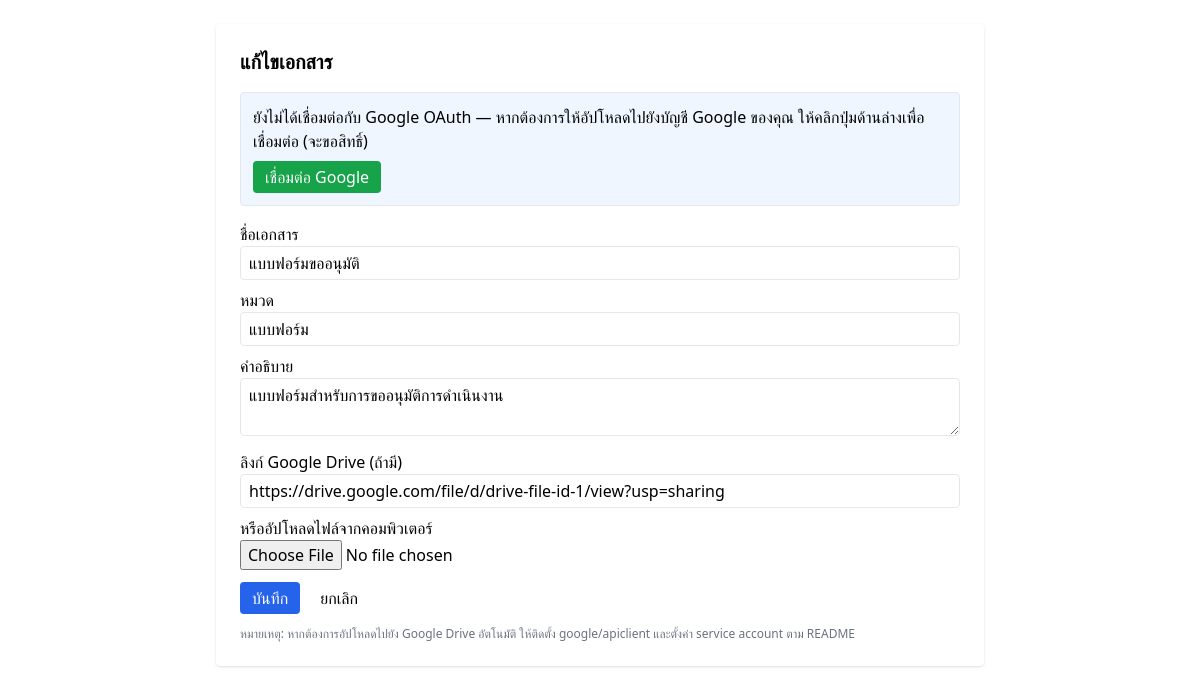
Page /admin/docs_form.php?id=1 (signed in) on the committed database.
### tables this page shows
CREATE TABLE `documents` (
  `id` int(11) NOT NULL AUTO_INCREMENT,
  `title` varchar(255) NOT NULL,
  `description` text,
  `category` varchar(100) DEFAULT NULL,
  `drive_id` varchar(255) DEFAULT NULL,
  `drive_url` text,
  `uploaded_at` datetime DEFAULT NULL,
  `tags` varchar(255) DEFAULT NULL,
  `views` int(11) DEFAULT 0,
  PRIMARY KEY (`id`)
);

### includes/config.php (called while the page is built, shortened)
<?php
function e($str)
{
    return htmlspecialchars($str, ENT_QUOTES, 'UTF-8');
}
?>

### admin/docs_form.php (the view, shortened to what this page needs)
<?php
require __DIR__ . '/../includes/config.php';
$pdo = get_db();
$id = isset($_GET['id']) ? (int)$_GET['id'] : 0;
$doc = ['title'=>'','description'=>'','category'=>'','drive_id'=>'','drive_url'=>''];
if ($id) { $stmt=$pdo->prepare('SELECT * FROM documents WHERE id=?'); $stmt->execute([$id]); $doc = $stmt->fetch() ?: $doc; }
?>
<!doctype html><html lang="th"><head><meta charset="utf-8"><meta name="viewport" content="width=device-width,initial-scale=1"><title>Documents Form</title><script src="https://cdn.tailwindcss.com"></script></head>
<body class="p-6">
  <div class="max-w-3xl mx-auto bg-white p-6 rounded shadow">
    <h1 class="text-xl font-bold mb-4"><?php echo $id ? 'แก้ไขเอกสาร' : 'เพิ่มเอกสาร'; ?></h1>
    <?php
    $oauthTokenPath = __DIR__ . '/../credentials/oauth_token.json';
    $showConnect = !file_exists($oauthTokenPath);
    if ($showConnect): ?>
      <div class="mb-4 p-3 bg-blue-50 border rounded">
        <p class="mb-2">ยังไม่ได้เชื่อมต่อกับ Google OAuth — หากต้องการให้อัปโหลดไปยังบัญชี Google ของคุณ ให้คลิกปุ่มด้านล่างเพื่อเชื่อมต่อ (จะขอสิทธิ์)</p>
        <a href="oauth_connect.php" class="inline-block bg-green-600 text-white px-3 py-1 rounded">เชื่อมต่อ Google</a>
      </div>
    <?php endif; ?>
    <form method="post" enctype="multipart/form-data">
      <label class="block mb-2">ชื่อเอกสาร<input name="title" value="<?php echo e($doc['title']); ?>" class="w-full border px-2 py-1 rounded"></label>
      <label class="block mb-2">หมวด<input name="category" value="<?php echo e($doc['category']); ?>" class="w-full border px-2 py-1 rounded"></label>
      <label class="block mb-2">คำอธิบาย<textarea name="description" class="w-full border px-2 py-1 rounded"><?php echo e($doc['description']); ?></textarea></label>
      <label class="block mb-2">ลิงก์ Google Drive (ถ้ามี)<input name="drive_url" value="<?php echo e($doc['drive_url']); ?>" class="w-full border px-2 py-1 rounded"></label>
      <label class="block mb-2">หรืออัปโหลดไฟล์จากคอมพิวเตอร์<input type="file" name="file" class="w-full"></label>
      <div class="flex gap-2 mt-3"><button class="bg-blue-600 text-white px-3 py-1 rounded">บันทึก</button><a href="dashboard.php" class="px-3 py-1">ยกเลิก</a></div>
    </form>
    <p class="mt-3 text-xs text-gray-500">หมายเหตุ: หากต้องการอัปโหลดไปยัง Google Drive อัตโนมัติ ให้ติดตั้ง google/apiclient และตั้งค่า service account ตาม README</p>
  </div>
</body></html>

### rows in the picture
documents: title "แบบฟอร์มขออนุมัติ", category "แบบฟอร์ม", description "แบบฟอร์มสำหรับการขออนุมัติการดำเนินงาน", drive_url "https://drive.google.com/file/d/drive-file-id-1/view?usp=sharing"
